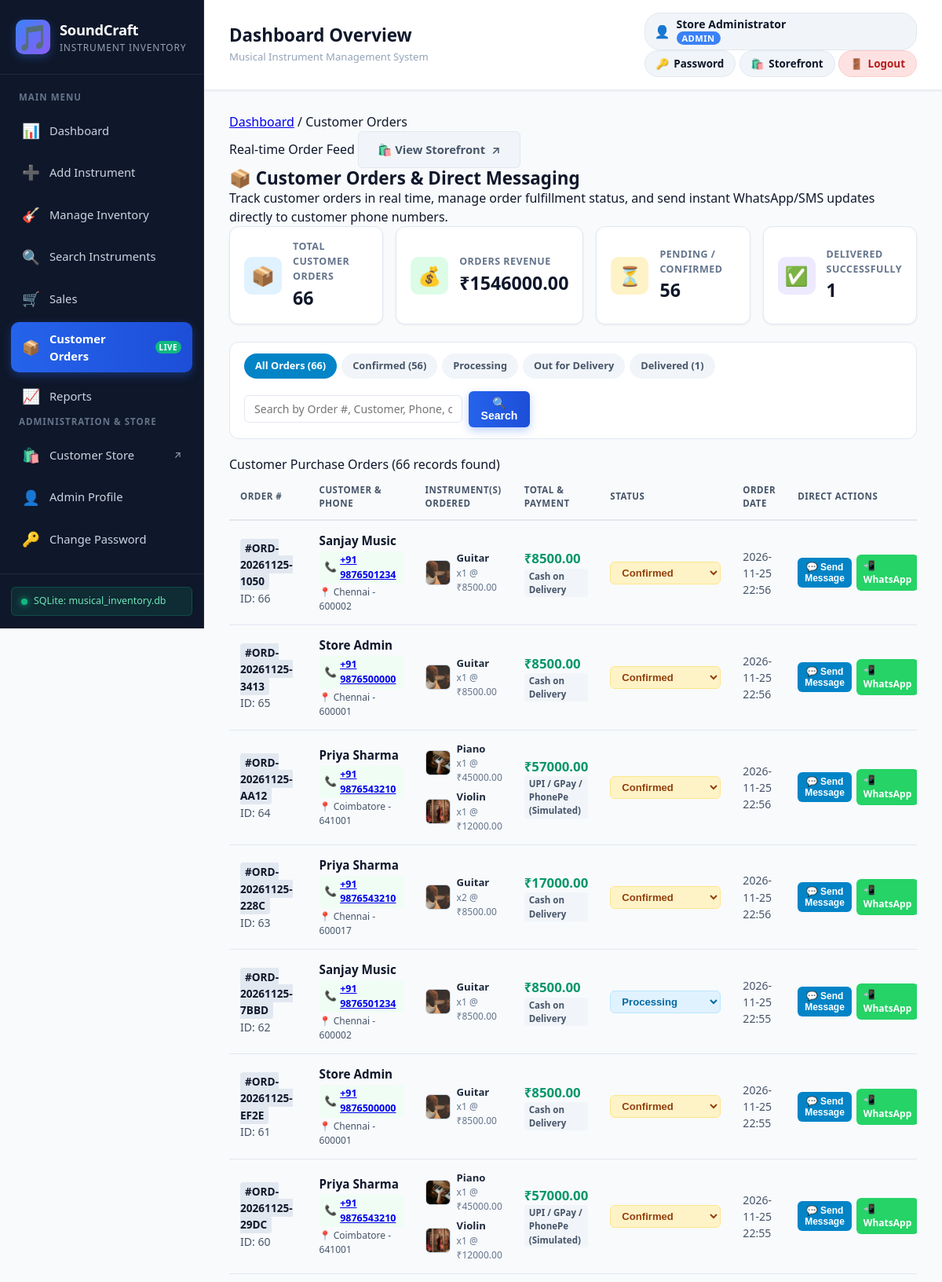
Page /admin/orders (signed in, upper part) on the committed database.
### tables this page shows
CREATE TABLE orders (
            order_id INTEGER PRIMARY KEY AUTOINCREMENT,
            order_number TEXT UNIQUE NOT NULL,
            user_id INTEGER NOT NULL,
            customer_name TEXT NOT NULL,
            customer_email TEXT NOT NULL,
            phone_number TEXT NOT NULL,
            shipping_address TEXT NOT NULL,
            city TEXT NOT NULL DEFAULT '',
            pincode TEXT NOT NULL DEFAULT '',
            payment_method TEXT NOT NULL DEFAULT 'Cash on Delivery',
            total_amount REAL NOT NULL CHECK (total_amount >= 0),
            order_status TEXT NOT NULL DEFAULT 'Confirmed',
            created_at TIMESTAMP DEFAULT CURRENT_TIMESTAMP,
            FOREIGN KEY (user_id) REFERENCES users (user_id) ON DELETE CASCADE
        );

CREATE TABLE order_items (
            order_item_id INTEGER PRIMARY KEY AUTOINCREMENT,
            order_id INTEGER NOT NULL,
            instrument_id TEXT,
            instrument_name TEXT NOT NULL,
            quantity INTEGER NOT NULL CHECK (quantity > 0),
            unit_price REAL NOT NULL CHECK (unit_price >= 0),
            subtotal REAL NOT NULL CHECK (subtotal >= 0),
            image_url TEXT,
            FOREIGN KEY (order_id) REFERENCES orders (order_id) ON DELETE CASCADE,
            FOREIGN KEY (instrument_id) REFERENCES instruments (instrument_id) ON DELETE SET NULL
        );

### app.py (the view)
@app.route('/admin/orders')
@login_required
def admin_orders():
    status_filter = request.args.get('status', 'all').strip()
    search = request.args.get('search', '').strip()
    orders = get_all_orders_for_admin(status_filter=status_filter, search=search)
    kpis = get_orders_kpi_stats()
    return render_template(
        'admin/orders.html',
        orders=orders,
        kpis=kpis,
        current_status=status_filter,
        search_query=search
    )

### app.py (called while the page is built)
@app.context_processor
def inject_cart_info():
    cart = session.get('cart', {})
    cart_count = sum(cart.values()) if isinstance(cart, dict) else 0
    return dict(cart_count=cart_count)

def login_required(f):
    @wraps(f)
    def decorated_function(*args, **kwargs):
        if 'user_id' not in session:
            flash("Please log in as an administrator to access this page.", "warning")
            return redirect(url_for('login', next=request.path))
        if session.get('role') != 'Admin':
            flash("Access Denied: You do not have administrator permissions to access this page.", "danger")
            return redirect(url_for('customer_store'))
        return f(*args, **kwargs)
    return decorated_function

### database.py (called while the page is built)
def get_db_connection(db_path=DATABASE_PATH):
    conn = sqlite3.connect(db_path)
    conn.execute("PRAGMA foreign_keys = ON;")
    conn.row_factory = sqlite3.Row
    return conn

def close_db_connection(conn):
    if conn:
        conn.close()

def get_orders_kpi_stats(db_path=DATABASE_PATH):
    conn = get_db_connection(db_path)
    cursor = conn.cursor()
    try:
        cursor.execute("SELECT COUNT(*) FROM orders;")
        total_orders = cursor.fetchone()[0] or 0
        cursor.execute("SELECT COALESCE(SUM(total_amount), 0.0) FROM orders;")
        total_revenue = cursor.fetchone()[0] or 0.0
        cursor.execute("SELECT COUNT(*) FROM orders WHERE order_status = 'Confirmed';")
        pending_orders = cursor.fetchone()[0] or 0
        cursor.execute("SELECT COUNT(*) FROM orders WHERE order_status = 'Delivered';")
        delivered_orders = cursor.fetchone()[0] or 0
        return {
            'total_orders': total_orders,
            'total_revenue': total_revenue,
            'pending_orders': pending_orders,
            'delivered_orders': delivered_orders
        }
    finally:
        close_db_connection(conn)

### templates/admin/orders.html (shortened to what this page needs)
{% extends "base.html" %}
{% block content %}
<div class="content-header">
    <div class="breadcrumb">
        <a href="{{ url_for('home') }}">Dashboard</a>
        <span class="separator">/</span>
        <span class="current">Customer Orders</span>
    </div>
    <div class="header-actions">
        <span class="live-pill-badge">
            <span>Real-time Order Feed</span>
        </span>
        <a href="{{ url_for('customer_store') }}" target="_blank" class="btn btn-secondary">
            <span>🛍️ View Storefront</span>
            <span class="btn-icon-right">↗</span>
        </a>
    </div>
</div>
<div class="page-title-section">
    <h1 class="page-title">📦 Customer Orders &amp; Direct Messaging</h1>
    <p class="page-subtitle">Track customer orders in real time, manage order fulfillment status, and send instant WhatsApp/SMS updates directly to customer phone numbers.</p>
</div>
<div class="orders-kpi-grid">
    <div class="order-kpi-card">
        <div class="kpi-icon-wrap bg-blue-subtle">📦</div>
        <div class="kpi-info">
            <span class="kpi-label">Total Customer Orders</span>
            <span class="kpi-num">{{ kpis.total_orders }}</span>
        </div>
    </div>
    <div class="order-kpi-card">
        <div class="kpi-icon-wrap bg-green-subtle">💰</div>
        <div class="kpi-info">
            <span class="kpi-label">Orders Revenue</span>
            <span class="kpi-num">₹{{ "%.2f"|format(kpis.total_revenue) }}</span>
        </div>
    </div>
    <div class="order-kpi-card">
        <div class="kpi-icon-wrap bg-amber-subtle">⏳</div>
        <div class="kpi-info">
            <span class="kpi-label">Pending / Confirmed</span>
            <span class="kpi-num">{{ kpis.pending_orders }}</span>
        </div>
    </div>
    <div class="order-kpi-card">
        <div class="kpi-icon-wrap bg-purple-subtle">✅</div>
        <div class="kpi-info">
            <span class="kpi-label">Delivered Successfully</span>
            <span class="kpi-num">{{ kpis.delivered_orders }}</span>
        </div>
    </div>
</div>
<div class="orders-toolbar-card">
    <form method="GET" action="{{ url_for('admin_orders') }}" class="orders-filter-form">
        <div class="status-filter-pills">
            <a href="{{ url_for('admin_orders', status='all', search=search_query) }}" class="filter-pill {% if current_status == 'all' %}active{% endif %}">
                All Orders ({{ kpis.total_orders }})
            </a>
            <a href="{{ url_for('admin_orders', status='confirmed', search=search_query) }}" class="filter-pill status-pill-confirmed {% if current_status == 'confirmed' %}active{% endif %}">
                Confirmed ({{ kpis.pending_orders }})
            </a>
            <a href="{{ url_for('admin_orders', status='processing', search=search_query) }}" class="filter-pill status-pill-processing {% if current_status == 'processing' %}active{% endif %}">
                Processing
            </a>
            <a href="{{ url_for('admin_orders', status='out for delivery', search=search_query) }}" class="filter-pill status-pill-delivery {% if current_status == 'out for delivery' %}active{% endif %}">
                Out for Delivery
            </a>
            <a href="{{ url_for('admin_orders', status='delivered', search=search_query) }}" class="filter-pill status-pill-delivered {% if current_status == 'delivered' %}active{% endif %}">
                Delivered ({{ kpis.delivered_orders }})
            </a>
        </div>
        <div class="orders-search-wrap">
            <input
                type="text"
                name="search"
                class="form-control orders-search-input"
                placeholder="Search by Order #, Customer, Phone, or City..."
                value="{{ search_query }}"
            >
            <button type="submit" class="btn btn-primary btn-search-orders">🔍 Search</button>
        </div>
    </form>
</div>
<div class="table-card">
    <div class="table-card-header">
        <div class="table-card-title">
            <span>Customer Purchase Orders</span>
            <span class="record-count">({{ orders|length }} records found)</span>
        </div>
    </div>
    <div class="table-responsive">
        {% if orders %}
        <table class="data-table orders-table">
            <thead>
                <tr>
                    <th>Order #</th>
                    <th>Customer &amp; Phone</th>
                    <th>Instrument(s) Ordered</th>
                    <th>Total &amp; Payment</th>
                    <th>Status</th>
                    <th>Order Date</th>
                    <th>Direct Actions</th>
                </tr>
            </thead>
            <tbody>
                {% for ord in orders %}
                <tr class="order-table-row" id="order-row-{{ ord.order_id }}">
                    <td class="font-mono">
                        <span class="order-code-badge">#{{ ord.order_number }}</span>
                        <div class="small-text text-muted">ID: {{ ord.order_id }}</div>
                    </td>
                    <td>
                        <div class="cust-name-cell"><strong>{{ ord.customer_name }}</strong></div>
                        <div class="cust-phone-badge">
                            <span>📞</span>
                            <a href="tel:{{ ord.phone_number }}" class="phone-link">+91 {{ ord.phone_number }}</a>
                        </div>
                        <div class="cust-location-text text-muted">
                            📍 {{ ord.city or 'Tamil Nadu' }}{% if ord.pincode %} - {{ ord.pincode }}{% endif %}
                        </div>
                    </td>
                    <td>
                        <div class="order-items-cell">
                            {% for item in ord.order_items %}
                            <div class="order-item-mini">
                                <img src="{{ item.image_url or '/static/images/instruments/generic.svg' }}" alt="Instrument" class="order-inst-thumb-mini" onerror="this.src='/static/images/instruments/generic.svg'">
                                <div class="order-item-text">
                                    <span class="item-name">{{ item.instrument_name }}</span>
                                    <span class="item-qty-price">x{{ item.quantity }} @ ₹{{ "%.2f"|format(item.unit_price) }}</span>
                                </div>
                            </div>
                            {% else %}
                            <span class="text-muted">{{ ord.items_summary or '1 Instrument' }}</span>
                            {% endfor %}
                        </div>
                    </td>
                    <td>
                        <div class="order-total-amount">₹{{ "%.2f"|format(ord.total_amount) }}</div>
                        <span class="payment-method-chip">{{ ord.payment_method }}</span>
                    </td>
                    <td>
                        <form method="POST" action="{{ url_for('admin_update_order_status', order_id=ord.order_id) }}" class="status-update-form">
                            <select name="order_status" class="status-dropdown status-{{ ord.order_status|lower|replace(' ', '-') }}" onchange="this.form.submit()">
                                <option value="Confirmed" {% if ord.order_status == 'Confirmed' %}selected{% endif %}>Confirmed</option>
                                <option value="Processing" {% if ord.order_status == 'Processing' %}selected{% endif %}>Processing</option>
                            </select>
                        </form>
                    </td>
                    <td>
                        <div class="order-date-text">{{ ord.created_at[:10] }}</div>
                        <div class="order-time-text text-muted">{{ ord.created_at[11:16] }}</div>
                    </td>
                    <td>
                        <div class="order-action-btn-group">
                            <button
                                type="button"
                                class="btn btn-sm btn-admin-message"
                                onclick="openMessageModal('{{ ord.order_id }}', '{{ ord.order_number }}', '{{ ord.customer_name }}', '{{ ord.phone_number }}', '{{ ord.items_summary or ord.first_item_name }}')"
                                title="Send SMS or WhatsApp directly to customer phone"
                            >
                                💬 Send Message
                            </button>
                            <a
                                href="https://api.whatsapp.com/send?phone=91{{ ord.phone_number }}&text={{ ('🎵 SoundCraft Official: Hello ' + ord.customer_name + ', regarding your order #' + ord.order_number + ' for ' + (ord.items_summary or 'instrument') + '. Your order status is ' + ord.order_status + '!')|urlencode }}"
                                target="_blank"
                                class="btn btn-sm btn-admin-wa"
                                title="Open WhatsApp chat with customer"
                            >
                                📲 WhatsApp
                            </a>
                        </div>
                    </td>
                </tr>
                {% endfor %}
            </tbody>
        </table>
        {% else %}
        <div class="table-empty-state">
            <div class="empty-icon">📦</div>
            <h3>No Customer Orders Found</h3>
            <p>No orders match the selected filter or search term. When customers purchase instruments, their orders appear here automatically.</p>
        </div>
        {% endif %}
    </div>
</div>
{% endblock %}

### rows in the picture
orders: order_number "ORD-20261125-1050", order_id "66", customer_name "Sanjay Music", phone_number "9876501234", city "Chennai", pincode "600002", total_amount "8500.00", payment_method "Cash on Delivery", order_status "Confirmed", created_at "2026-11-25", created_at "22:56"
order_items: image_url (picture), instrument_name "Guitar", quantity "1", unit_price "8500.00"
orders: order_number "ORD-20261125-3413", order_id "65", customer_name "Store Admin", phone_number "9876500000", city "Chennai", pincode "600001", total_amount "8500.00", payment_method "Cash on Delivery", order_status "Confirmed", created_at "2026-11-25", created_at "22:56"
order_items: image_url (picture), instrument_name "Guitar", quantity "1", unit_price "8500.00"
orders: order_number "ORD-20261125-AA12", order_id "64", customer_name "Priya Sharma", phone_number "9876543210", city "Coimbatore", pincode "641001", total_amount "57000.00", payment_method "UPI / GPay / PhonePe (Simulated)", order_status "Confirmed", created_at "2026-11-25", created_at "22:56"
order_items: image_url (picture), instrument_name "Piano", quantity "1", unit_price "45000.00"
order_items: image_url (picture), instrument_name "Violin", quantity "1", unit_price "12000.00"
orders: order_number "ORD-20261125-228C", order_id "63", customer_name "Priya Sharma", phone_number "9876543210", city "Chennai", pincode "600017", total_amount "17000.00", payment_method "Cash on Delivery", order_status "Confirmed", created_at "2026-11-25", created_at "22:56"
order_items: image_url (picture), instrument_name "Guitar", quantity "2", unit_price "8500.00"
orders: order_number "ORD-20261125-7BBD", order_id "62", customer_name "Sanjay Music", phone_number "9876501234", city "Chennai", pincode "600002", total_amount "8500.00", payment_method "Cash on Delivery", order_status "Processing", created_at "2026-11-25", created_at "22:55"
order_items: image_url (picture), instrument_name "Guitar", quantity "1", unit_price "8500.00"
orders: order_number "ORD-20261125-EF2E", order_id "61", customer_name "Store Admin", phone_number "9876500000", city "Chennai", pincode "600001", total_amount "8500.00", payment_method "Cash on Delivery", order_status "Confirmed", created_at "2026-11-25", created_at "22:55"
order_items: image_url (picture), instrument_name "Guitar", quantity "1", unit_price "8500.00"
orders: order_number "ORD-20261125-29DC", order_id "60", customer_name "Priya Sharma", phone_number "9876543210", city "Coimbatore", pincode "641001", total_amount "57000.00", payment_method "UPI / GPay / PhonePe (Simulated)", order_status "Confirmed", created_at "2026-11-25", created_at "22:55"
order_items: image_url (picture), instrument_name "Piano", quantity "1", unit_price "45000.00"
order_items: image_url (picture), instrument_name "Violin", quantity "1", unit_price "12000.00"

### other values in the picture
{{ session.get('full_name') or session.get('username', 'Admin') }} "Store Administrator"
{{ session.get('role', 'Admin') }} "ADMIN"
{{ kpis.total_orders }} "66"
{{ "%.2f"|format(kpis.total_revenue) }} "1546000.00"
{{ kpis.pending_orders }} "56"
{{ kpis.delivered_orders }} "1"
{{ orders|length }} "66"
